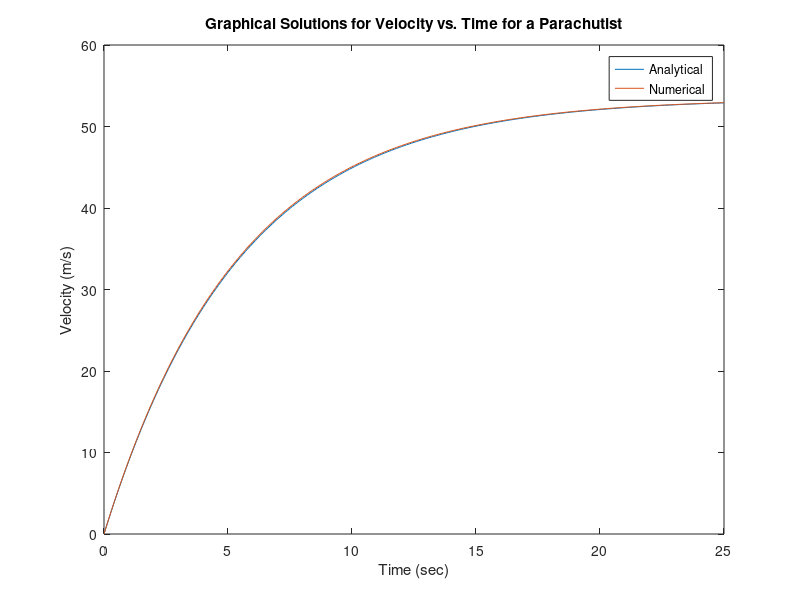

Here is the MATLAB script that generated this plot:
% different methods for solving velocity vs. time of falling parachutist
clf % clears data, good thing to do at start of new script 

% assign constants
g=9.81; % acceleration due to grav m/s^2
m=68.1; % mass of man kg
c=12.5; % drag coeff kg/s
t=0:0.1:25; % time vector with 0.1 intervals
dt=0.1; % time interval sec

% analytical method
v=g*m*(1-exp(-c*t/m))/c; % analytical solution to velocity equation
% v is an array of 251, every element being an answer

% numerical method
vn=zeros(1,length(t)); % defining velocity vector size
% defining array length of 251 (t)
vn(1)=0; % define initial velocity as 0 in order to solve equation
% need to use the "old" velocity value
for i=1:length(vn)-1 % for loop iterating over 250/251 elements
    dvdt=g-(c*vn(i)/m); % slope, previous time point value divided by m
    vn(i+1)=vn(i)+dvdt*dt; % estimation of velocity, using Euler's method
end

% plotting the results 
figure(1) % opening a figure
plot(t,v,t,vn) % telling code which data to plot
xlabel('Time (sec)') % giving x axis a label
ylabel('Velocity (m/s)') % giving y axis a label
title('Graphical Solutions for Velocity vs. Time for a Parachutist') % giving the plot a title
legend('Analytical','Numerical') % defining the elements of the legend




